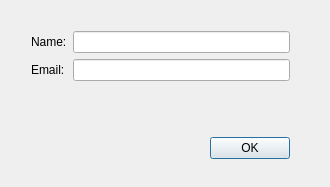
<?xml version="1.0" encoding="UTF-8"?>
<ui version="4.0">
 <class>AddDialogClass</class>
 <widget class="QDialog" name="AddDialogClass">
  <property name="geometry">
   <rect>
    <x>0</x>
    <y>0</y>
    <width>330</width>
    <height>187</height>
   </rect>
  </property>
  <property name="windowTitle">
   <string>Add Address</string>
  </property>
  <widget class="QWidget" name="layoutWidget">
   <property name="geometry">
    <rect>
     <x>20</x>
     <y>20</y>
     <width>281</width>
     <height>150</height>
    </rect>
   </property>
   <layout class="QGridLayout" name="gridLayout_2">
    <item row="1" column="0">
     <layout class="QHBoxLayout" name="horizontalLayout">
      <item>
       <spacer name="horizontalSpacer">
        <property name="orientation">
         <enum>Qt::Horizontal</enum>
        </property>
        <property name="sizeHint" stdset="0">
         <size>
          <width>168</width>
          <height>20</height>
         </size>
        </property>
       </spacer>
      </item>
      <item>
       <widget class="QPushButton" name="okButton">
        <property name="text">
         <string>OK</string>
        </property>
       </widget>
      </item>
     </layout>
    </item>
    <item row="0" column="0">
     <layout class="QVBoxLayout" name="verticalLayout">
      <item>
       <layout class="QGridLayout" name="gridLayout">
        <item row="0" column="0">
         <widget class="QLabel" name="nameText">
          <property name="text">
           <string>Name:</string>
          </property>
         </widget>
        </item>
        <item row="0" column="1">
         <widget class="QLineEdit" name="nameEdit"/>
        </item>
        <item row="1" column="0">
         <widget class="QLabel" name="emailText">
          <property name="text">
           <string>Email:</string>
          </property>
         </widget>
        </item>
        <item row="1" column="1">
         <widget class="QLineEdit" name="emailEdit"/>
        </item>
       </layout>
      </item>
      <item>
       <spacer name="verticalSpacer">
        <property name="orientation">
         <enum>Qt::Vertical</enum>
        </property>
        <property name="sizeHint" stdset="0">
         <size>
          <width>20</width>
          <height>58</height>
         </size>
        </property>
       </spacer>
      </item>
     </layout>
    </item>
   </layout>
  </widget>
 </widget>
 <layoutdefault spacing="6" margin="11"/>
 <resources/>
 <connections>
  <connection>
   <sender>okButton</sender>
   <signal>clicked()</signal>
   <receiver>AddDialogClass</receiver>
   <slot>accept()</slot>
   <hints>
    <hint type="sourcelabel">
     <x>265</x>
     <y>159</y>
    </hint>
    <hint type="destinationlabel">
     <x>109</x>
     <y>126</y>
    </hint>
   </hints>
  </connection>
 </connections>
</ui>
